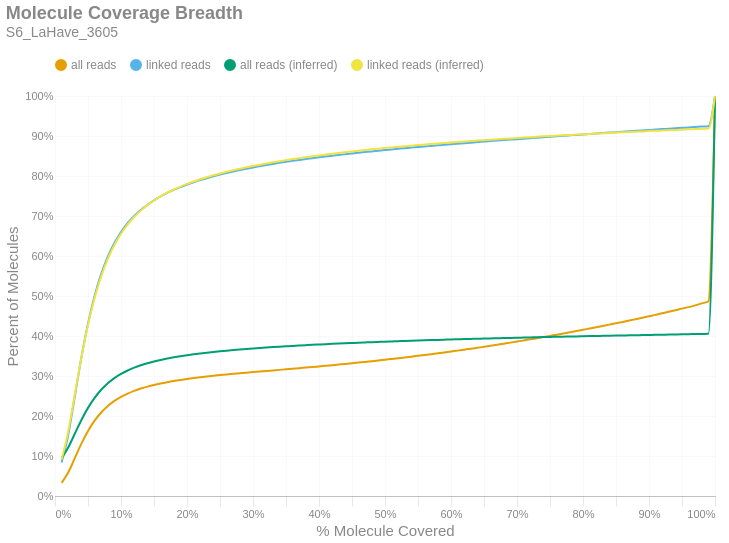

This figure's notebook cell:
### Markdown cell above
### Molecule Read Coverage
This chart shows molecule coverage breadth as computed by the number of bases aligned to that molecule. In other words, "*how much of each unique long molecule is actually sequenced/aligned?*" Keep in mind there is a distinction between sequences and alignments, since some sequences belonging to a particular molecule may not align well and wouldn't appear in the alignment data. This chart also shows molecule coverage breadth as computed by the *inferred fragment* from which the aligned sequences originate. Unlike read coverage, this calculation takes into account the total insert size, including unsequenced gaps between the forward and reverse reads. Like the previous figures, these are cumulative percents.

### Code cell
if SKIPLR:
    print_html(f"Skipped")
else:
    binned_df = consolidated_hist(valids['coverage_bp'], mask, 0.01, True)
    binned_df_inf = consolidated_hist(valids['coverage_inserts'], mask, 0.01, True)
    binned_df = binned_df.with_columns(pl.lit(binned_df_inf['all reads (cumsum)']).alias('all reads (inferred)'))
    binned_df = binned_df.with_columns(pl.lit(binned_df_inf['linked reads (cumsum)']).alias('linked reads (inferred)'))
    binned_df = binned_df.with_columns(
        (pl.col('bin').cast(pl.Float64) + 0.01).alias('right_edge')
    )

    with SafeRender(binned_df):
        (
            density_plot(binned_df, 'Molecule Coverage Breadth', samplename, 'molcov', ['all reads (inferred)','linked reads (inferred)'])
            .encode(
                #x=alt.X('bin:Q', title="% Molecule Covered").axis(format = '%').scale(padding=0),
                x=alt.X('right_edge:Q', title="% Molecule Covered").axis(format='%').scale(padding=0),
                y=alt.Y('value:Q', title='Percent of Molecules')
                    .axis(format='%')
                    .stack(False)
                    .scale(domainMin=0, padding=0),
                color=alt.Color("key:N").scale(domain = ["all reads", "linked reads", "all reads (inferred)", "linked reads (inferred)"]),
                tooltip = [
                    alt.Tooltip("key:N", title = "Data Type"),
                    alt.Tooltip("range_label:N", title="% Molecule Covered"),
                    alt.Tooltip("value:Q", format = ".2%", title="% Molecules")
                ]
            )
        ).display()

### Figure 1 — Vega-Lite specification as saved in the notebook (floating-point values rounded to 4 significant figures)
{"width": "container", "height": 400, "config": {"title": {"anchor": "start", "dy": -15, "fontSize": 18, "color": "#888888", "subtitleColor": "#888888", "subtitleFontSize": 14}, "arc": {"fill": "#0072B2"}, "axis": {"domainColor": "#888888", "domainWidth": 0.5, "gridWidth": 0.2, "grid": false, "titleFontWeight": 400, "titleFontSize": 15, "labelFontSize": 11, "labelColor": "#888888", "tickColor": "#888888", "tickWidth": 0.2, "titleColor": "#888888"}, "axisBand": {"grid": false}, "axisX": {"grid": true, "tickSize": 10, "domainCap": "round"}, "axisY": {"domain": false, "grid": true, "tickSize": 0, "domainCap": "round"}, "background": "transparent", "header": {"labelFontSize": 15, "labelColor": "#888888", "titleFontSize": 15, "titleFontWeight": 600, "titleColor": "#888888"}, "legend": {"labelFont": "sans-serif", "labelFontSize": 12, "labelColor": "#888888", "symbolSize": 100, "symbolType": "circle", "titleFontSize": 12, "titlePadding": 10, "titleColor": "#888888", "title": null, "orient": "top"}, "range": {"category": ["#E69F00", "#56B4E9", "#009E73", "#F0E442", "#0072B2", "#D55E00", "#CC79A7", "#000000"], "diverging": ["#cfe8f3", "#a2d4ec", "#73bfe2", "#46abdb", "#1696d2", "#12719e"]}, "area": {"fill": "#0072B2", "fillOpacity": 0.7, "line": true, "strokeOpacity": 0.7}, "line": {"color": "#0072B2", "stroke": "#0072B2", "strokeWidth": 2}, "trail": {"color": "#0072B2", "stroke": "#0072B2", "strokeWidth": 0, "size": 1}, "point": {"filled": true, "fillOpacity": 1.0, "size": 95}, "text": {"color": "#888888", "fontSize": 11, "align": "right", "fontWeight": 400, "size": 11}, "bar": {"fill": "#0072B2", "stroke": null}, "view": {"stroke": null, "continuousWidth": 660, "continuousHeight": 400}}, "data": {"name": "data-96d171d49898b6676faf754fda648c0d"}, "mark": {"type": "line", "interpolate": "monotone", "point": {"opacity": 0, "size": 275}}, "encoding": {"color": {"field": "key", "scale": {"domain": ["all reads", "linked reads", "all reads (inferred)", "linked reads (inferred)"]}, "type": "nominal"}, "tooltip": [{"field": "key", "title": "Data Type", "type": "nominal"}, {"field": "range_label", "title": "% Molecule Covered", "type": "nominal"}, {"field": "value", "format": ".2%", "title": "% Molecules", "type": "quantitative"}], "x": {"axis": {"format": "%"}, "field": "right_edge", "scale": {"padding": 0}, "title": "% Molecule Covered", "type": "quantitative"}, "y": {"axis": {"format": "%"}, "field": "value", "scale": {"domainMin": 0, "padding": 0}, "stack": false, "title": "Percent of Molecules", "type": "quantitative"}}, "params": [{"name": "param_c36ac31b6afebe62", "select": {"type": "point", "fields": ["key"]}, "bind": "legend"}], "title": {"text": "Molecule Coverage Breadth", "subtitle": "S6_LaHave_3605"}, "transform": [{"fold": ["all reads (cumsum)", "linked reads (cumsum)", "all reads (inferred)", "linked reads (inferred)"]}, {"calculate": "replace(datum.key, ' (cumsum)', '')", "as": "key"}, {"filter": {"param": "param_c36ac31b6afebe62"}}], "usermeta": {"embedOptions": {"downloadFileName": "S6_LaHave_3605.molcov"}}, "$schema": "https://vega.github.io/schema/vega-lite/v6.1.0.json", "datasets": {"data-96d171d49898b6676faf754fda648c0d": [{"bin": "0.0", "interval": "0.0-0.01", "all reads": 0.03264, "linked reads": 0.08398, "all reads (cumsum)": 0.03264, "linked reads (cumsum)": 0.08398, "range_label": "0.0-0.01", "all reads (inferred)": 0.09463, "linked reads (inferred)": 0.09121, "right_edge": 0.01}, {"bin": "0.01", "interval": "0.01-0.02", "all reads": 0.02588, "linked reads": 0.06861, "all reads (cumsum)": 0.05852, "linked reads (cumsum)": 0.1526, "range_label": "0.01-0.02", "all reads (inferred)": 0.1211, "linked reads (inferred)": 0.1614, "right_edge": 0.02}, {"bin": "0.02", "interval": "0.02-0.03", "all reads": 0.03599, "linked reads": 0.09618, "all reads (cumsum)": 0.09451, "linked reads (cumsum)": 0.2488, "range_label": "0.02-0.03", "all reads (inferred)": 0.1556, "linked reads (inferred)": 0.2538, "right_edge": 0.03}, {"bin": "0.03", "interval": "0.03-0.04", "all reads": 0.03634, "linked reads": 0.09741, "all reads (cumsum)": 0.1308, "linked reads (cumsum)": 0.3462, "range_label": "0.03-0.04", "all reads (inferred)": 0.1901, "linked reads (inferred)": 0.3463, "right_edge": 0.04}, {"bin": "0.04", "interval": "0.04-0.05", "all reads": 0.03174, "linked reads": 0.08512, "all reads (cumsum)": 0.1626, "linked reads (cumsum)": 0.4313, "range_label": "0.04-0.05", "all reads (inferred)": 0.2203, "linked reads (inferred)": 0.4275, "right_edge": 0.05}, {"bin": "0.05", "interval": "0.05-0.06", "all reads": 0.02588, "linked reads": 0.0694, "all reads (cumsum)": 0.1885, "linked reads (cumsum)": 0.5007, "range_label": "0.05-0.06", "all reads (inferred)": 0.2453, "linked reads (inferred)": 0.4947, "right_edge": 0.06}, {"bin": "0.06", "interval": "0.06-0.07", "all reads": 0.02036, "linked reads": 0.0546, "all reads (cumsum)": 0.2088, "linked reads (cumsum)": 0.5553, "range_label": "0.06-0.07", "all reads (inferred)": 0.2656, "linked reads (inferred)": 0.5491, "right_edge": 0.07}, {"bin": "0.07", "interval": "0.07-0.08", "all reads": 0.01615, "linked reads": 0.04329, "all reads (cumsum)": 0.225, "linked reads (cumsum)": 0.5986, "range_label": "0.07-0.08", "all reads (inferred)": 0.2818, "linked reads (inferred)": 0.5927, "right_edge": 0.08}, {"bin": "0.08", "interval": "0.08-0.09", "all reads": 0.01272, "linked reads": 0.03408, "all reads (cumsum)": 0.2377, "linked reads (cumsum)": 0.6327, "range_label": "0.08-0.09", "all reads (inferred)": 0.2948, "linked reads (inferred)": 0.6276, "right_edge": 0.09}, {"bin": "0.09", "interval": "0.09-0.1", "all reads": 0.01025, "linked reads": 0.02741, "all reads (cumsum)": 0.2479, "linked reads (cumsum)": 0.6601, "range_label": "0.09-0.1", "all reads (inferred)": 0.3052, "linked reads (inferred)": 0.6555, "right_edge": 0.1}, {"bin": "0.1", "interval": "0.1-0.11", "all reads": 0.008202, "linked reads": 0.02188, "all reads (cumsum)": 0.2562, "linked reads (cumsum)": 0.6819, "range_label": "0.1-0.11", "all reads (inferred)": 0.3138, "linked reads (inferred)": 0.6785, "right_edge": 0.11}, {"bin": "0.11", "interval": "0.11-0.12", "all reads": 0.006775, "linked reads": 0.01805, "all reads (cumsum)": 0.2629, "linked reads (cumsum)": 0.7, "range_label": "0.11-0.12", "all reads (inferred)": 0.3208, "linked reads (inferred)": 0.6974, "right_edge": 0.12}, {"bin": "0.12", "interval": "0.12-0.13", "all reads": 0.005647, "linked reads": 0.01502, "all reads (cumsum)": 0.2686, "linked reads (cumsum)": 0.715, "range_label": "0.12-0.13", "all reads (inferred)": 0.3268, "linked reads (inferred)": 0.7134, "right_edge": 0.13}, {"bin": "0.13", "interval": "0.13-0.14", "all reads": 0.004843, "linked reads": 0.01287, "all reads (cumsum)": 0.2734, "linked reads (cumsum)": 0.7279, "range_label": "0.13-0.14", "all reads (inferred)": 0.332, "linked reads (inferred)": 0.7271, "right_edge": 0.14}, {"bin": "0.14", "interval": "0.14-0.15", "all reads": 0.004224, "linked reads": 0.0112, "all reads (cumsum)": 0.2776, "linked reads (cumsum)": 0.7391, "range_label": "0.14-0.15", "all reads (inferred)": 0.3363, "linked reads (inferred)": 0.7388, "right_edge": 0.15}, {"bin": "0.15", "interval": "0.15-0.16", "all reads": 0.003721, "linked reads": 0.009852, "all reads (cumsum)": 0.2814, "linked reads (cumsum)": 0.7489, "range_label": "0.15-0.16", "all reads (inferred)": 0.3402, "linked reads (inferred)": 0.749, "right_edge": 0.16}, {"bin": "0.16", "interval": "0.16-0.17", "all reads": 0.003281, "linked reads": 0.008664, "all reads (cumsum)": 0.2846, "linked reads (cumsum)": 0.7576, "range_label": "0.16-0.17", "all reads (inferred)": 0.3436, "linked reads (inferred)": 0.7582, "right_edge": 0.17}, {"bin": "0.17", "interval": "0.17-0.18", "all reads": 0.002957, "linked reads": 0.007779, "all reads (cumsum)": 0.2876, "linked reads (cumsum)": 0.7654, "range_label": "0.17-0.18", "all reads (inferred)": 0.3466, "linked reads (inferred)": 0.7663, "right_edge": 0.18}, {"bin": "0.18", "interval": "0.18-0.19", "all reads": 0.002616, "linked reads": 0.006864, "all reads (cumsum)": 0.2902, "linked reads (cumsum)": 0.7722, "range_label": "0.18-0.19", "all reads (inferred)": 0.3494, "linked reads (inferred)": 0.7736, "right_edge": 0.19}, {"bin": "0.19", "interval": "0.19-0.2", "all reads": 0.002443, "linked reads": 0.006394, "all reads (cumsum)": 0.2927, "linked reads (cumsum)": 0.7786, "range_label": "0.19-0.2", "all reads (inferred)": 0.3519, "linked reads (inferred)": 0.7802, "right_edge": 0.2}, {"bin": "0.2", "interval": "0.2-0.21", "all reads": 0.0022, "linked reads": 0.005742, "all reads (cumsum)": 0.2949, "linked reads (cumsum)": 0.7844, "range_label": "0.2-0.21", "all reads (inferred)": 0.3542, "linked reads (inferred)": 0.7863, "right_edge": 0.21}, {"bin": "0.21", "interval": "0.21-0.22", "all reads": 0.002047, "linked reads": 0.005302, "all reads (cumsum)": 0.2969, "linked reads (cumsum)": 0.7897, "range_label": "0.21-0.22", "all reads (inferred)": 0.3563, "linked reads (inferred)": 0.7919, "right_edge": 0.22}, {"bin": "0.22", "interval": "0.22-0.23", "all reads": 0.001903, "linked reads": 0.004906, "all reads (cumsum)": 0.2988, "linked reads (cumsum)": 0.7946, "range_label": "0.22-0.23", "all reads (inferred)": 0.3582, "linked reads (inferred)": 0.7971, "right_edge": 0.23}, {"bin": "0.23", "interval": "0.23-0.24", "all reads": 0.001798, "linked reads": 0.004592, "all reads (cumsum)": 0.3006, "linked reads (cumsum)": 0.7992, "range_label": "0.23-0.24", "all reads (inferred)": 0.36, "linked reads (inferred)": 0.8019, "right_edge": 0.24}, {"bin": "0.24", "interval": "0.24-0.25", "all reads": 0.001706, "linked reads": 0.004331, "all reads (cumsum)": 0.3023, "linked reads (cumsum)": 0.8035, "range_label": "0.24-0.25", "all reads (inferred)": 0.3617, "linked reads (inferred)": 0.8064, "right_edge": 0.25}, {"bin": "0.25", "interval": "0.25-0.26", "all reads": 0.001596, "linked reads": 0.004046, "all reads (cumsum)": 0.3039, "linked reads (cumsum)": 0.8075, "range_label": "0.25-0.26", "all reads (inferred)": 0.3633, "linked reads (inferred)": 0.8105, "right_edge": 0.26}, {"bin": "0.26", "interval": "0.26-0.27", "all reads": 0.001507, "linked reads": 0.003749, "all reads (cumsum)": 0.3054, "linked reads (cumsum)": 0.8113, "range_label": "0.26-0.27", "all reads (inferred)": 0.3648, "linked reads (inferred)": 0.8145, "right_edge": 0.27}, {"bin": "0.27", "interval": "0.27-0.28", "all reads": 0.001452, "linked reads": 0.003553, "all reads (cumsum)": 0.3069, "linked reads (cumsum)": 0.8149, "range_label": "0.27-0.28", "all reads (inferred)": 0.3662, "linked reads (inferred)": 0.8183, "right_edge": 0.28}, {"bin": "0.28", "interval": "0.28-0.29", "all reads": 0.001454, "linked reads": 0.00343, "all reads (cumsum)": 0.3083, "linked reads (cumsum)": 0.8183, "range_label": "0.28-0.29", "all reads (inferred)": 0.3675, "linked reads (inferred)": 0.8218, "right_edge": 0.29}, {"bin": "0.29", "interval": "0.29-0.3", "all reads": 0.001417, "linked reads": 0.003221, "all reads (cumsum)": 0.3097, "linked reads (cumsum)": 0.8215, "range_label": "0.29-0.3", "all reads (inferred)": 0.3688, "linked reads (inferred)": 0.8252, "right_edge": 0.3}, {"bin": "0.3", "interval": "0.3-0.31", "all reads": 0.001376, "linked reads": 0.002995, "all reads (cumsum)": 0.3111, "linked reads (cumsum)": 0.8245, "range_label": "0.3-0.31", "all reads (inferred)": 0.37, "linked reads (inferred)": 0.8284, "right_edge": 0.31}, {"bin": "0.31", "interval": "0.31-0.32", "all reads": 0.001392, "linked reads": 0.0029, "all reads (cumsum)": 0.3125, "linked reads (cumsum)": 0.8274, "range_label": "0.31-0.32", "all reads (inferred)": 0.3711, "linked reads (inferred)": 0.8314, "right_edge": 0.32}, {"bin": "0.32", "interval": "0.32-0.33", "all reads": 0.001409, "linked reads": 0.00276, "all reads (cumsum)": 0.3139, "linked reads (cumsum)": 0.8302, "range_label": "0.32-0.33", "all reads (inferred)": 0.3722, "linked reads (inferred)": 0.8343, "right_edge": 0.33}, {"bin": "0.33", "interval": "0.33-0.34", "all reads": 0.001404, "linked reads": 0.002689, "all reads (cumsum)": 0.3153, "linked reads (cumsum)": 0.8328, "range_label": "0.33-0.34", "all reads (inferred)": 0.3733, "linked reads (inferred)": 0.837, "right_edge": 0.34}, {"bin": "0.34", "interval": "0.34-0.35", "all reads": 0.001398, "linked reads": 0.002542, "all reads (cumsum)": 0.3167, "linked reads (cumsum)": 0.8354, "range_label": "0.34-0.35", "all reads (inferred)": 0.3743, "linked reads (inferred)": 0.8397, "right_edge": 0.35}, {"bin": "0.35", "interval": "0.35-0.36", "all reads": 0.001415, "linked reads": 0.002415, "all reads (cumsum)": 0.3181, "linked reads (cumsum)": 0.8378, "range_label": "0.35-0.36", "all reads (inferred)": 0.3753, "linked reads (inferred)": 0.8423, "right_edge": 0.36}, {"bin": "0.36", "interval": "0.36-0.37", "all reads": 0.001394, "linked reads": 0.002291, "all reads (cumsum)": 0.3195, "linked reads (cumsum)": 0.8401, "range_label": "0.36-0.37", "all reads (inferred)": 0.3762, "linked reads (inferred)": 0.8447, "right_edge": 0.37}, {"bin": "0.37", "interval": "0.37-0.38", "all reads": 0.001474, "linked reads": 0.002278, "all reads (cumsum)": 0.321, "linked reads (cumsum)": 0.8424, "range_label": "0.37-0.38", "all reads (inferred)": 0.3771, "linked reads (inferred)": 0.847, "right_edge": 0.38}, {"bin": "0.38", "interval": "0.38-0.39", "all reads": 0.001435, "linked reads": 0.002122, "all reads (cumsum)": 0.3224, "linked reads (cumsum)": 0.8445, "range_label": "0.38-0.39", "all reads (inferred)": 0.378, "linked reads (inferred)": 0.8493, "right_edge": 0.39}, {"bin": "0.39", "interval": "0.39-0.4", "all reads": 0.001555, "linked reads": 0.002197, "all reads (cumsum)": 0.324, "linked reads (cumsum)": 0.8467, "range_label": "0.39-0.4", "all reads (inferred)": 0.3788, "linked reads (inferred)": 0.8514, "right_edge": 0.4}, {"bin": "0.4", "interval": "0.4-0.41", "all reads": 0.001511, "linked reads": 0.002066, "all reads (cumsum)": 0.3255, "linked reads (cumsum)": 0.8488, "range_label": "0.4-0.41", "all reads (inferred)": 0.3796, "linked reads (inferred)": 0.8536, "right_edge": 0.41}, {"bin": "0.41", "interval": "0.41-0.42", "all reads": 0.001529, "linked reads": 0.001955, "all reads (cumsum)": 0.327, "linked reads (cumsum)": 0.8507, "range_label": "0.41-0.42", "all reads (inferred)": 0.3804, "linked reads (inferred)": 0.8556, "right_edge": 0.42}, {"bin": "0.42", "interval": "0.42-0.43", "all reads": 0.001587, "linked reads": 0.001934, "all reads (cumsum)": 0.3286, "linked reads (cumsum)": 0.8526, "range_label": "0.42-0.43", "all reads (inferred)": 0.3811, "linked reads (inferred)": 0.8576, "right_edge": 0.43}, {"bin": "0.43", "interval": "0.43-0.44", "all reads": 0.001593, "linked reads": 0.001845, "all reads (cumsum)": 0.3302, "linked reads (cumsum)": 0.8545, "range_label": "0.43-0.44", "all reads (inferred)": 0.3818, "linked reads (inferred)": 0.8595, "right_edge": 0.44}, {"bin": "0.44", "interval": "0.44-0.45", "all reads": 0.001651, "linked reads": 0.001832, "all reads (cumsum)": 0.3319, "linked reads (cumsum)": 0.8563, "range_label": "0.44-0.45", "all reads (inferred)": 0.3826, "linked reads (inferred)": 0.8613, "right_edge": 0.45}, {"bin": "0.45", "interval": "0.45-0.46", "all reads": 0.0017, "linked reads": 0.001773, "all reads (cumsum)": 0.3336, "linked reads (cumsum)": 0.8581, "range_label": "0.45-0.46", "all reads (inferred)": 0.3833, "linked reads (inferred)": 0.8631, "right_edge": 0.46}, {"bin": "0.46", "interval": "0.46-0.47", "all reads": 0.001696, "linked reads": 0.001718, "all reads (cumsum)": 0.3353, "linked reads (cumsum)": 0.8598, "range_label": "0.46-0.47", "all reads (inferred)": 0.3839, "linked reads (inferred)": 0.8649, "right_edge": 0.47}, {"bin": "0.47", "interval": "0.47-0.48", "all reads": 0.001782, "linked reads": 0.001718, "all reads (cumsum)": 0.337, "linked reads (cumsum)": 0.8615, "range_label": "0.47-0.48", "all reads (inferred)": 0.3846, "linked reads (inferred)": 0.8666, "right_edge": 0.48}, {"bin": "0.48", "interval": "0.48-0.49", "all reads": 0.001726, "linked reads": 0.001667, "all reads (cumsum)": 0.3388, "linked reads (cumsum)": 0.8632, "range_label": "0.48-0.49", "all reads (inferred)": 0.3853, "linked reads (inferred)": 0.8683, "right_edge": 0.49}, {"bin": "0.49", "interval": "0.49-0.5", "all reads": 0.001954, "linked reads": 0.001684, "all reads (cumsum)": 0.3407, "linked reads (cumsum)": 0.8649, "range_label": "0.49-0.5", "all reads (inferred)": 0.3859, "linked reads (inferred)": 0.8699, "right_edge": 0.5}, {"bin": "0.5", "interval": "0.5-0.51", "all reads": 0.001735, "linked reads": 0.001507, "all reads (cumsum)": 0.3425, "linked reads (cumsum)": 0.8664, "range_label": "0.5-0.51", "all reads (inferred)": 0.3865, "linked reads (inferred)": 0.8714, "right_edge": 0.51}, {"bin": "0.51", "interval": "0.51-0.52", "all reads": 0.001952, "linked reads": 0.001554, "all reads (cumsum)": 0.3444, "linked reads (cumsum)": 0.8679, "range_label": "0.51-0.52", "all reads (inferred)": 0.3871, "linked reads (inferred)": 0.873, "right_edge": 0.52}, {"bin": "0.52", "interval": "0.52-0.53", "all reads": 0.001936, "linked reads": 0.00155, "all reads (cumsum)": 0.3463, "linked reads (cumsum)": 0.8695, "range_label": "0.52-0.53", "all reads (inferred)": 0.3876, "linked reads (inferred)": 0.8744, "right_edge": 0.53}, {"bin": "0.53", "interval": "0.53-0.54", "all reads": 0.002025, "linked reads": 0.001463, "all reads (cumsum)": 0.3484, "linked reads (cumsum)": 0.871, "range_label": "0.53-0.54", "all reads (inferred)": 0.3882, "linked reads (inferred)": 0.8759, "right_edge": 0.54}, {"bin": "0.54", "interval": "0.54-0.55", "all reads": 0.002009, "linked reads": 0.001447, "all reads (cumsum)": 0.3504, "linked reads (cumsum)": 0.8724, "range_label": "0.54-0.55", "all reads (inferred)": 0.3887, "linked reads (inferred)": 0.8772, "right_edge": 0.55}, {"bin": "0.55", "interval": "0.55-0.56", "all reads": 0.002053, "linked reads": 0.001424, "all reads (cumsum)": 0.3524, "linked reads (cumsum)": 0.8738, "range_label": "0.55-0.56", "all reads (inferred)": 0.3893, "linked reads (inferred)": 0.8786, "right_edge": 0.56}, {"bin": "0.56", "interval": "0.56-0.57", "all reads": 0.002112, "linked reads": 0.001408, "all reads (cumsum)": 0.3545, "linked reads (cumsum)": 0.8752, "range_label": "0.56-0.57", "all reads (inferred)": 0.3898, "linked reads (inferred)": 0.8799, "right_edge": 0.57}, {"bin": "0.57", "interval": "0.57-0.58", "all reads": 0.002151, "linked reads": 0.001409, "all reads (cumsum)": 0.3567, "linked reads (cumsum)": 0.8766, "range_label": "0.57-0.58", "all reads (inferred)": 0.3903, "linked reads (inferred)": 0.8812, "right_edge": 0.58}, {"bin": "0.58", "interval": "0.58-0.59", "all reads": 0.002229, "linked reads": 0.001413, "all reads (cumsum)": 0.3589, "linked reads (cumsum)": 0.8781, "range_label": "0.58-0.59", "all reads (inferred)": 0.3908, "linked reads (inferred)": 0.8825, "right_edge": 0.59}, {"bin": "0.59", "interval": "0.59-0.6", "all reads": 0.002338, "linked reads": 0.001395, "all reads (cumsum)": 0.3613, "linked reads (cumsum)": 0.8795, "range_label": "0.59-0.6", "all reads (inferred)": 0.3913, "linked reads (inferred)": 0.8838, "right_edge": 0.6}, {"bin": "0.6", "interval": "0.6-0.61", "all reads": 0.002193, "linked reads": 0.001327, "all reads (cumsum)": 0.3634, "linked reads (cumsum)": 0.8808, "range_label": "0.6-0.61", "all reads (inferred)": 0.3917, "linked reads (inferred)": 0.885, "right_edge": 0.61}, {"bin": "0.61", "interval": "0.61-0.62", "all reads": 0.00238, "linked reads": 0.001302, "all reads (cumsum)": 0.3658, "linked reads (cumsum)": 0.8821, "range_label": "0.61-0.62", "all reads (inferred)": 0.3922, "linked reads (inferred)": 0.8863, "right_edge": 0.62}, {"bin": "0.62", "interval": "0.62-0.63", "all reads": 0.002376, "linked reads": 0.001317, "all reads (cumsum)": 0.3682, "linked reads (cumsum)": 0.8834, "range_label": "0.62-0.63", "all reads (inferred)": 0.3927, "linked reads (inferred)": 0.8874, "right_edge": 0.63}, {"bin": "0.63", "interval": "0.63-0.64", "all reads": 0.002459, "linked reads": 0.001289, "all reads (cumsum)": 0.3707, "linked reads (cumsum)": 0.8847, "range_label": "0.63-0.64", "all reads (inferred)": 0.3931, "linked reads (inferred)": 0.8885, "right_edge": 0.64}, {"bin": "0.64", "interval": "0.64-0.65", "all reads": 0.002435, "linked reads": 0.001288, "all reads (cumsum)": 0.3731, "linked reads (cumsum)": 0.886, "range_label": "0.64-0.65", "all reads (inferred)": 0.3936, "linked reads (inferred)": 0.8897, "right_edge": 0.65}, {"bin": "0.65", "interval": "0.65-0.66", "all reads": 0.002602, "linked reads": 0.001278, "all reads (cumsum)": 0.3757, "linked reads (cumsum)": 0.8873, "range_label": "0.65-0.66", "all reads (inferred)": 0.394, "linked reads (inferred)": 0.8908, "right_edge": 0.66}, {"bin": "0.66", "interval": "0.66-0.67", "all reads": 0.002506, "linked reads": 0.0012, "all reads (cumsum)": 0.3782, "linked reads (cumsum)": 0.8885, "range_label": "0.66-0.67", "all reads (inferred)": 0.3944, "linked reads (inferred)": 0.8919, "right_edge": 0.67}, {"bin": "0.67", "interval": "0.67-0.68", "all reads": 0.002617, "linked reads": 0.001269, "all reads (cumsum)": 0.3808, "linked reads (cumsum)": 0.8897, "range_label": "0.67-0.68", "all reads (inferred)": 0.3949, "linked reads (inferred)": 0.893, "right_edge": 0.68}, {"bin": "0.68", "interval": "0.68-0.69", "all reads": 0.002614, "linked reads": 0.001225, "all reads (cumsum)": 0.3834, "linked reads (cumsum)": 0.8909, "range_label": "0.68-0.69", "all reads (inferred)": 0.3953, "linked reads (inferred)": 0.894, "right_edge": 0.69}, {"bin": "0.69", "interval": "0.69-0.7", "all reads": 0.002684, "linked reads": 0.001202, "all reads (cumsum)": 0.3861, "linked reads (cumsum)": 0.8922, "range_label": "0.69-0.7", "all reads (inferred)": 0.3957, "linked reads (inferred)": 0.8951, "right_edge": 0.7}, {"bin": "0.7", "interval": "0.7-0.71", "all reads": 0.002731, "linked reads": 0.00123, "all reads (cumsum)": 0.3889, "linked reads (cumsum)": 0.8934, "range_label": "0.7-0.71", "all reads (inferred)": 0.3961, "linked reads (inferred)": 0.8961, "right_edge": 0.71}, {"bin": "0.71", "interval": "0.71-0.72", "all reads": 0.002724, "linked reads": 0.001243, "all reads (cumsum)": 0.3916, "linked reads (cumsum)": 0.8946, "range_label": "0.71-0.72", "all reads (inferred)": 0.3965, "linked reads (inferred)": 0.8971, "right_edge": 0.72}, {"bin": "0.72", "interval": "0.72-0.73", "all reads": 0.002843, "linked reads": 0.001172, "all reads (cumsum)": 0.3944, "linked reads (cumsum)": 0.8958, "range_label": "0.72-0.73", "all reads (inferred)": 0.3969, "linked reads (inferred)": 0.8981, "right_edge": 0.73}, {"bin": "0.73", "interval": "0.73-0.74", "all reads": 0.00282, "linked reads": 0.001193, "all reads (cumsum)": 0.3972, "linked reads (cumsum)": 0.897, "range_label": "0.73-0.74", "all reads (inferred)": 0.3973, "linked reads (inferred)": 0.8991, "right_edge": 0.74}, {"bin": "0.74", "interval": "0.74-0.75", "all reads": 0.003022, "linked reads": 0.001205, "all reads (cumsum)": 0.4003, "linked reads (cumsum)": 0.8982, "range_label": "0.74-0.75", "all reads (inferred)": 0.3976, "linked reads (inferred)": 0.9, "right_edge": 0.75}, {"bin": "0.75", "interval": "0.75-0.76", "all reads": 0.002877, "linked reads": 0.001135, "all reads (cumsum)": 0.4031, "linked reads (cumsum)": 0.8993, "range_label": "0.75-0.76", "all reads (inferred)": 0.398, "linked reads (inferred)": 0.9009, "right_edge": 0.76}, {"bin": "0.76", "interval": "0.76-0.77", "all reads": 0.003023, "linked reads": 0.001159, "all reads (cumsum)": 0.4062, "linked reads (cumsum)": 0.9005, "range_label": "0.76-0.77", "all reads (inferred)": 0.3984, "linked reads (inferred)": 0.9019, "right_edge": 0.77}, {"bin": "0.77", "interval": "0.77-0.78", "all reads": 0.003032, "linked reads": 0.001152, "all reads (cumsum)": 0.4092, "linked reads (cumsum)": 0.9016, "range_label": "0.77-0.78", "all reads (inferred)": 0.3987, "linked reads (inferred)": 0.9027, "right_edge": 0.78}, {"bin": "0.78", "interval": "0.78-0.79", "all reads": 0.003099, "linked reads": 0.001146, "all reads (cumsum)": 0.4123, "linked reads (cumsum)": 0.9028, "range_label": "0.78-0.79", "all reads (inferred)": 0.399, "linked reads (inferred)": 0.9035, "right_edge": 0.79}, {"bin": "0.79", "interval": "0.79-0.8", "all reads": 0.003256, "linked reads": 0.00115, "all reads (cumsum)": 0.4156, "linked reads (cumsum)": 0.9039, "range_label": "0.79-0.8", "all reads (inferred)": 0.3994, "linked reads (inferred)": 0.9044, "right_edge": 0.8}, {"bin": "0.8", "interval": "0.8-0.81", "all reads": 0.003037, "linked reads": 0.001113, "all reads (cumsum)": 0.4186, "linked reads (cumsum)": 0.905, "range_label": "0.8-0.81", "all reads (inferred)": 0.3997, "linked reads (inferred)": 0.9053, "right_edge": 0.81}, {"bin": "0.81", "interval": "0.81-0.82", "all reads": 0.003192, "linked reads": 0.001145, "all reads (cumsum)": 0.4218, "linked reads (cumsum)": 0.9062, "range_label": "0.81-0.82", "all reads (inferred)": 0.4, "linked reads (inferred)": 0.9061, "right_edge": 0.82}, {"bin": "0.82", "interval": "0.82-0.83", "all reads": 0.003286, "linked reads": 0.001103, "all reads (cumsum)": 0.4251, "linked reads (cumsum)": 0.9073, "range_label": "0.82-0.83", "all reads (inferred)": 0.4004, "linked reads (inferred)": 0.9069, "right_edge": 0.83}, {"bin": "0.83", "interval": "0.83-0.84", "all reads": 0.003346, "linked reads": 0.001177, "all reads (cumsum)": 0.4284, "linked reads (cumsum)": 0.9085, "range_label": "0.83-0.84", "all reads (inferred)": 0.4007, "linked reads (inferred)": 0.9077, "right_edge": 0.84}, {"bin": "0.84", "interval": "0.84-0.85", "all reads": 0.003305, "linked reads": 0.001048, "all reads (cumsum)": 0.4317, "linked reads (cumsum)": 0.9095, "range_label": "0.84-0.85", "all reads (inferred)": 0.401, "linked reads (inferred)": 0.9085, "right_edge": 0.85}, {"bin": "0.85", "interval": "0.85-0.86", "all reads": 0.003395, "linked reads": 0.001106, "all reads (cumsum)": 0.4351, "linked reads (cumsum)": 0.9106, "range_label": "0.85-0.86", "all reads (inferred)": 0.4013, "linked reads (inferred)": 0.9092, "right_edge": 0.86}, {"bin": "0.86", "interval": "0.86-0.87", "all reads": 0.00345, "linked reads": 0.001137, "all reads (cumsum)": 0.4386, "linked reads (cumsum)": 0.9118, "range_label": "0.86-0.87", "all reads (inferred)": 0.4016, "linked reads (inferred)": 0.91, "right_edge": 0.87}, {"bin": "0.87", "interval": "0.87-0.88", "all reads": 0.003552, "linked reads": 0.001101, "all reads (cumsum)": 0.4421, "linked reads (cumsum)": 0.9129, "range_label": "0.87-0.88", "all reads (inferred)": 0.402, "linked reads (inferred)": 0.9108, "right_edge": 0.88}, {"bin": "0.88", "interval": "0.88-0.89", "all reads": 0.003553, "linked reads": 0.001102, "all reads (cumsum)": 0.4457, "linked reads (cumsum)": 0.914, "range_label": "0.88-0.89", "all reads (inferred)": 0.4022, "linked reads (inferred)": 0.9115, "right_edge": 0.89}, {"bin": "0.89", "interval": "0.89-0.9", "all reads": 0.00367, "linked reads": 0.001118, "all reads (cumsum)": 0.4493, "linked reads (cumsum)": 0.9151, "range_label": "0.89-0.9", "all reads (inferred)": 0.4026, "linked reads (inferred)": 0.9123, "right_edge": 0.9}, {"bin": "0.9", "interval": "0.9-0.91", "all reads": 0.003478, "linked reads": 0.001051, "all reads (cumsum)": 0.4528, "linked reads (cumsum)": 0.9161, "range_label": "0.9-0.91", "all reads (inferred)": 0.4029, "linked reads (inferred)": 0.913, "right_edge": 0.91}, {"bin": "0.91", "interval": "0.91-0.92", "all reads": 0.003997, "linked reads": 0.001071, "all reads (cumsum)": 0.4568, "linked reads (cumsum)": 0.9172, "range_label": "0.91-0.92", "all reads (inferred)": 0.4032, "linked reads (inferred)": 0.9137, "right_edge": 0.92}, {"bin": "0.92", "interval": "0.92-0.93", "all reads": 0.003577, "linked reads": 0.001091, "all reads (cumsum)": 0.4604, "linked reads (cumsum)": 0.9183, "range_label": "0.92-0.93", "all reads (inferred)": 0.4035, "linked reads (inferred)": 0.9145, "right_edge": 0.93}, {"bin": "0.93", "interval": "0.93-0.94", "all reads": 0.003918, "linked reads": 0.001058, "all reads (cumsum)": 0.4643, "linked reads (cumsum)": 0.9194, "range_label": "0.93-0.94", "all reads (inferred)": 0.4038, "linked reads (inferred)": 0.9152, "right_edge": 0.94}, {"bin": "0.94", "interval": "0.94-0.95", "all reads": 0.004226, "linked reads": 0.001041, "all reads (cumsum)": 0.4685, "linked reads (cumsum)": 0.9204, "range_label": "0.94-0.95", "all reads (inferred)": 0.4041, "linked reads (inferred)": 0.9159, "right_edge": 0.95}, {"bin": "0.95", "interval": "0.95-0.96", "all reads": 0.003691, "linked reads": 0.001052, "all reads (cumsum)": 0.4722, "linked reads (cumsum)": 0.9215, "range_label": "0.95-0.96", "all reads (inferred)": 0.4045, "linked reads (inferred)": 0.9166, "right_edge": 0.96}, {"bin": "0.96", "interval": "0.96-0.97", "all reads": 0.004355, "linked reads": 0.001042, "all reads (cumsum)": 0.4766, "linked reads (cumsum)": 0.9225, "range_label": "0.96-0.97", "all reads (inferred)": 0.4048, "linked reads (inferred)": 0.9173, "right_edge": 0.97}, {"bin": "0.97", "interval": "0.97-0.98", "all reads": 0.00493, "linked reads": 0.00104, "all reads (cumsum)": 0.4815, "linked reads (cumsum)": 0.9235, "range_label": "0.97-0.98", "all reads (inferred)": 0.4052, "linked reads (inferred)": 0.918, "right_edge": 0.98}, {"bin": "0.98", "interval": "0.98-0.99", "all reads": 0.00486, "linked reads": 0.00109, "all reads (cumsum)": 0.4864, "linked reads (cumsum)": 0.9246, "range_label": "0.98-0.99", "all reads (inferred)": 0.4055, "linked reads (inferred)": 0.9184, "right_edge": 0.99}, {"bin": "0.99", "interval": "0.99-1.0", "all reads": 0.5136, "linked reads": 0.07538, "all reads (cumsum)": 1.0, "linked reads (cumsum)": 1.0, "range_label": "0.99-1.0", "all reads (inferred)": 1.0, "linked reads (inferred)": 1.0, "right_edge": 1.0}]}}
